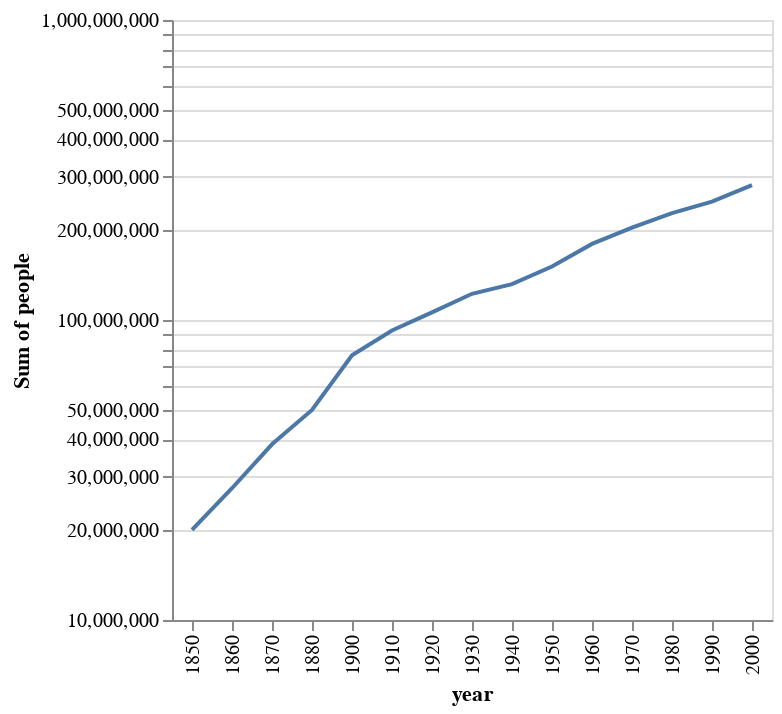

The cell this chart's notebook holds for it:
### Markdown cell above
### Altair has many other features, including

- setting axis scales
- aggregating and filtering data
- combining plots
- interactivity

### Code cell
# Create a line chart

source = data.population() # From Altair documentation

alt.Chart(source).mark_line().encode(
    x = 'year:O',
    y = alt.Y('sum(people)', scale=alt.Scale(type = 'log')) # log scale
)

### Figure 1 — Vega-Lite specification as saved in the notebook (floating-point values rounded to 4 significant figures; data arrays with more than 128 entries replaced by an {"elided": "..."} marker saying what was removed)
{"config": {"view": {"continuousWidth": 300, "continuousHeight": 300}}, "data": {"name": "data-45e35b5faa42c7034b347e8bcfc8b805"}, "mark": {"type": "line"}, "encoding": {"x": {"field": "year", "type": "ordinal"}, "y": {"aggregate": "sum", "field": "people", "scale": {"type": "log"}, "type": "quantitative"}}, "$schema": "https://vega.github.io/schema/vega-lite/v5.8.0.json", "datasets": {"data-45e35b5faa42c7034b347e8bcfc8b805": {"elided": "570 records"}}}
